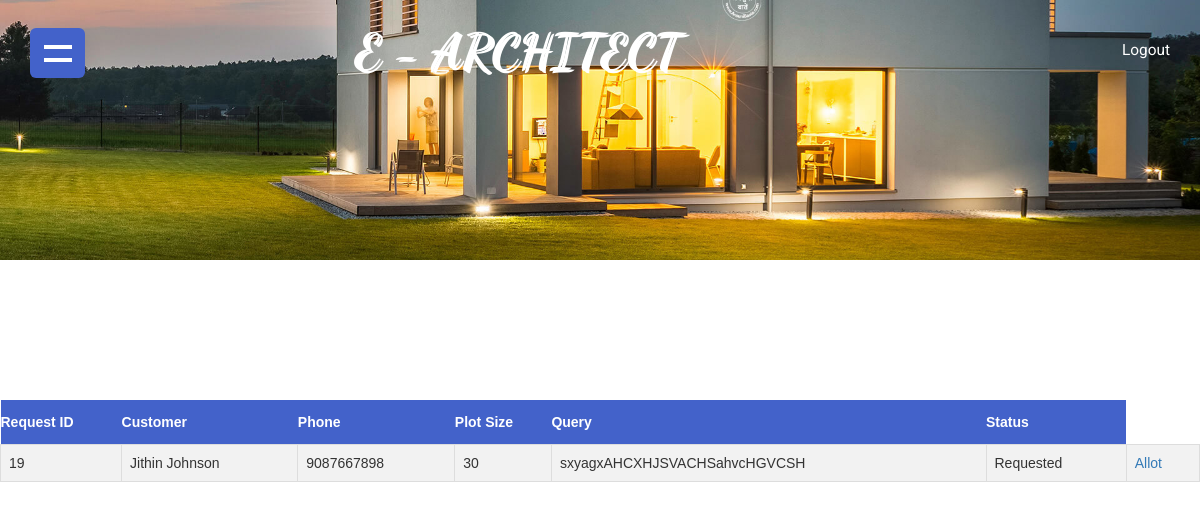
The page /AdminViewPlanRequest.php on the database its author committed.
### tables this page shows
CREATE TABLE `customizedplan` (
  `customid` int(11) NOT NULL AUTO_INCREMENT,
  `plotsize` int(11) NOT NULL,
  `query` varchar(100) NOT NULL,
  `cid` int(11) NOT NULL,
  `status` varchar(15) NOT NULL,
  `aid` varchar(11) NOT NULL,
  `budget` varchar(100) NOT NULL,
  `dt` varchar(100) NOT NULL,
  PRIMARY KEY (`customid`)
);

CREATE TABLE `customer_reg` (
  `cid` int(11) NOT NULL AUTO_INCREMENT,
  `cname` varchar(50) NOT NULL,
  `address` varchar(50) NOT NULL,
  `district` varchar(50) NOT NULL,
  `location` varchar(50) NOT NULL,
  `mobile` varchar(15) NOT NULL,
  `email` varchar(50) NOT NULL,
  `password` varchar(50) NOT NULL,
  PRIMARY KEY (`cid`)
);

### AdminViewPlanRequest.php (the view, shortened to what this page needs)
<?php
include 'connection.php';
include 'AdminPage.php';
?>
<form action="#" method="post" >
<table class="customers">
    <tr>
            <th>Request ID</th>
            <th>Customer</th>
            <th>Phone</th>
            <th>Plot Size</th>
            <th>Query</th>
            <th>Status</th>
    </tr>
    <?php
      $s="select * from customer_reg inner join customizedplan on customer_reg.cid = customizedplan.cid where customizedplan.status = 'Requested'";
      $r=mysqli_query($conn,$s);
      while($row=mysqli_fetch_array($r))
      {
        echo '<tr>';
        echo '<td>'.$row['customid'].'</td>';
        echo '<td>'.$row['cname'].'</td>';
        echo '<td>'.$row['mobile'].'</td>';
        echo '<td>'.$row['plotsize'].'</td>';
        echo '<td>'.$row['query'].'</td>';
        echo '<td>'.$row['status'].'</td>';
        if ($row['status']== "Requested")
             {
               echo' <td><a href="AdminAllotStaff.php?id='.$row['customid'].'">Allot</a></td>';
             }
    echo '</tr>';
      }
      ?>
    </table>

### static/css/style.css (style rules this page uses)
.customers { font-family: "Trebuchet MS", Arial, Helvetica, sans-serif; border-collapse: collapse; width: 100%; }
.customers td, #customers th { border: 1px solid #ddd; padding: 8px; }
.customers tr:nth-child(even) { background-color: #f2f2f2; }
.customers th { padding-top: 12px; padding-bottom: 12px; text-align: left; background-color: #4362ca; color: white; }
body { margin:0; font-family: 'Roboto', sans-serif; background: #fff; }
body a { transition: 0.5s all; -webkit-transition: 0.5s all; -moz-transition: 0.5s all; -o-transition: 0.5s all; -ms-transition: 0.5s all; text-decoration:none; outline:none; }

### static/css/lightbox.css (style rules this page uses)
body:after { content: url(../images/close.png) url(../images/prev.png) url(../images/next.png); display: none; }

### rows shown on the page
customizedplan: customid "19", cid.cname "Jithin Johnson", cid.mobile "9087667898", plotsize "30", query "sxyagxAHCXHJSVACHSahvcHGVCSH", status "Requested"
